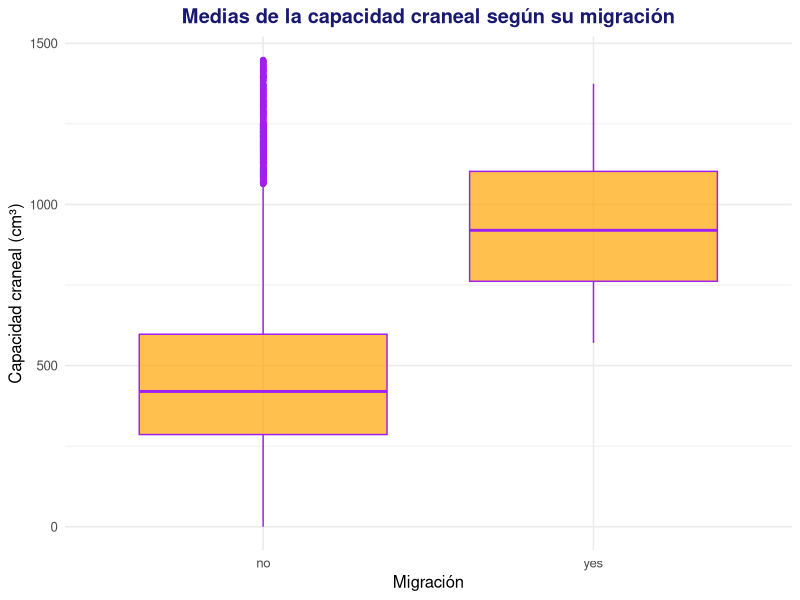
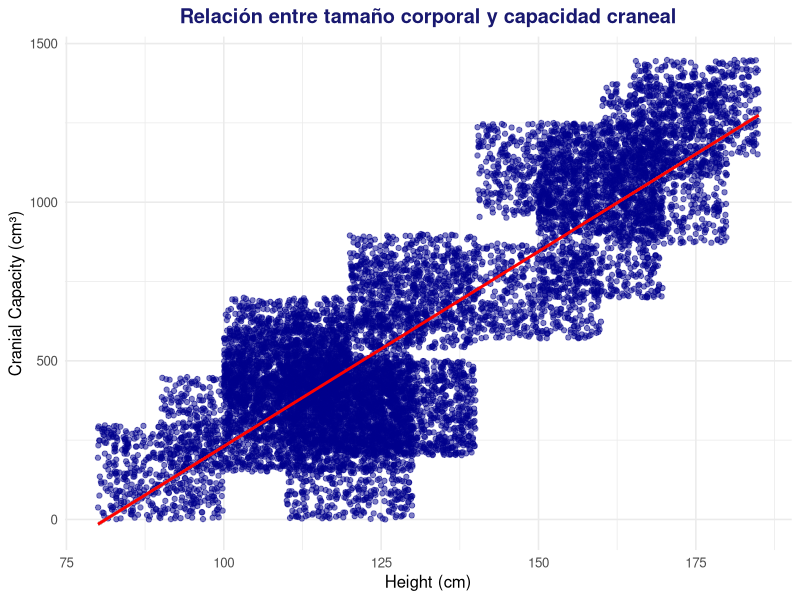
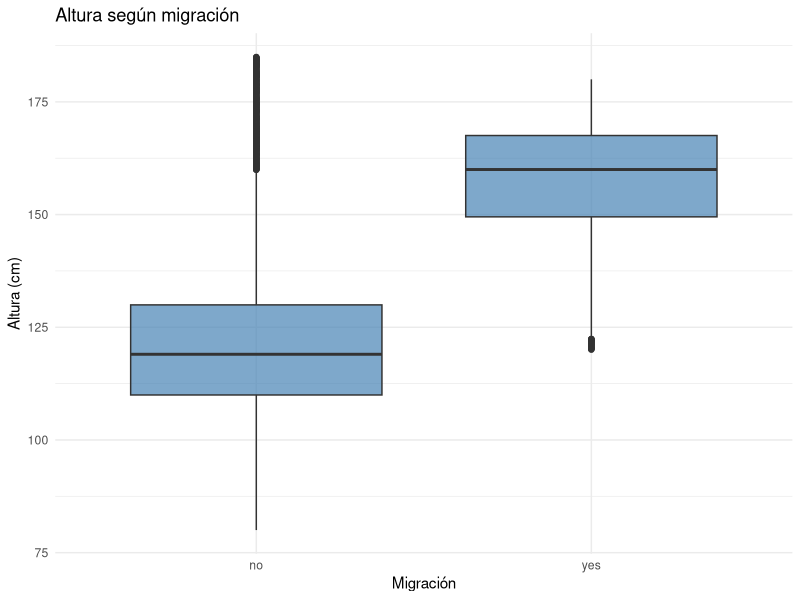
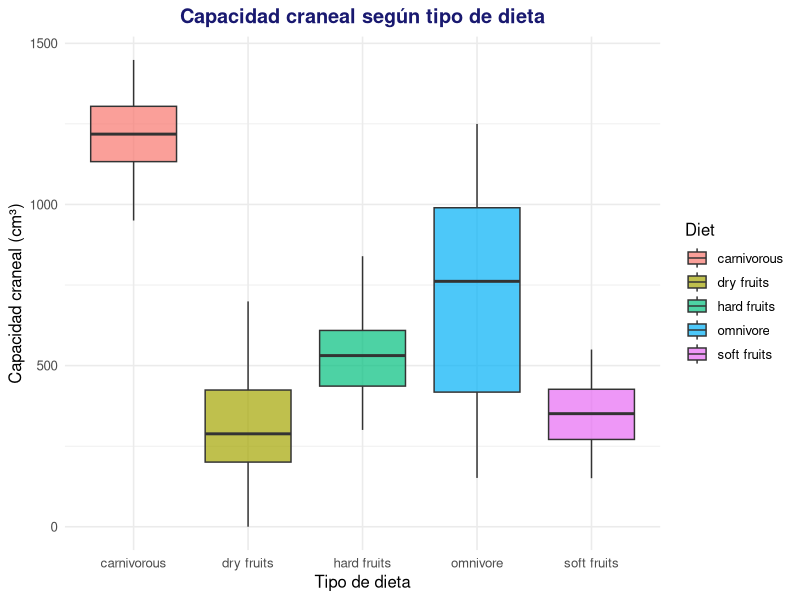
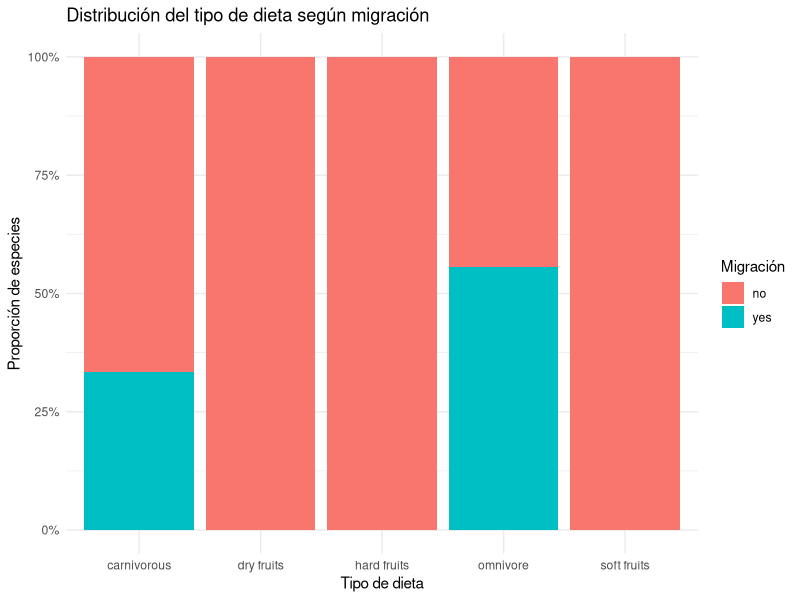

These figures' R source, in order:
## ---- chunk 1
knitr::opts_chunk$set(echo = TRUE)
## ---- chunk 2
# Cargar librerías
library(readr)
library(dplyr)
library(ggplot2)
# Lectura de archivos CSV
hominidos <- read_csv("Hominidos_DataSet.csv")
evolution <- read_csv("Evolution_DataSets.csv")
## ---- chunk 3
PRE_Evo <- evolution %>% 
  select(`Genus_&_Specie`, Time, Location)
knitr::kable(head(PRE_Evo, 10), align = 'c', caption= "Tabla 1. Previsualización de datos de Evolution_DataSets.csv ") #Estamos filtrando los primeros datos de una tabla que hemos generado para previsualizar lo datos y ver con que dataset nos quedamos
## ---- chunk 4
CC_Migrated <- evolution %>% 
  select(Cranial_Capacity, Migrated)
knitr::kable(head(CC_Migrated, 10), align = 'c', caption= "Tabla 2. Previsualización de datos de capacidad craneal frente a migración")
## ---- chunk 5
# Calcular estadísticos descriptivos por grupo (Migrated = yes/no)
mean_by_group <- evolution %>%
  group_by(Migrated) %>%
  summarize(N = n(),
            Media = mean(Cranial_Capacity, na.rm=TRUE),
            Desv = sd(Cranial_Capacity, na.rm=TRUE))
knitr::kable(mean_by_group, digits = 2, 
             caption = "Tabla 3. Estadísticos descriptivos de capacidad craneal según migración")
## ---- chunk 6
ggplot(evolution, aes(x = Migrated, y = Cranial_Capacity)) +
  geom_boxplot(fill = "orange", color = "purple", alpha = 0.7) +
  labs(
    title = "Medias de la capacidad craneal según su migración",
    x = "Migración",
    y = "Capacidad craneal (cm³)"
  ) +
  theme_minimal(base_size = 12) +
  theme(
    plot.title = element_text(face = "bold", hjust = 0.5, color = "midnightblue")
  )
## ---- chunk 7
# Prueba t de Student para Cranial_Capacity entre grupos Migrated
resultado_t <- t.test(Cranial_Capacity ~ Migrated, data = evolution)
resultado_t
## ---- chunk 8
# Seleccionar variables para la segunda hipótesis
Height_Cranial <- evolution %>% 
  select(Height, Cranial_Capacity)

knitr::kable(head(Height_Cranial, 10),
             align= "c",
             caption = "Tabla 4. Previsualización de datos de capacidad craneal frente a altura")
## ---- chunk 9
desc_secondary <- evolution %>%
  summarize(
    N = n(),
    Media_Height = mean(Height, na.rm = TRUE),
    SD_Height = sd(Height, na.rm = TRUE),
    Media_Cranial = mean(Cranial_Capacity, na.rm = TRUE),
    SD_Cranial = sd(Cranial_Capacity, na.rm = TRUE)
  )
knitr::kable(desc_secondary, digits = 2,
             caption = "Tabla 5. Estadísticos descriptivos de capacidad craneal según altura")
## ---- chunk 10
library(ggplot2)

ggplot(evolution, aes(x = Height, y = Cranial_Capacity)) +
  geom_point(alpha = 0.5, color = "darkblue") +
  geom_smooth(method = "lm", se = TRUE, color = "red") +
  labs(
    title = "Relación entre tamaño corporal y capacidad craneal",
    x = "Height (cm)",
    y = "Cranial Capacity (cm³)"
  ) +
  theme_minimal(base_size = 12) +
  theme(
    plot.title = element_text(face = "bold", hjust = 0.5, color = "midnightblue")
  )

## ---- chunk 11
# Prueba de correlación de Pearson entre Height y Cranial_Capacity
resultado_cor <- cor.test(evolution$Height, evolution$Cranial_Capacity)

resultado_cor
## ---- chunk 12
# Seleccionar variables para la segunda hipótesis
Height_migration <- evolution %>% 
  select(Height, Migrated)

knitr::kable(head(Height_migration, 10),
             align= "c",
             caption = "Tabla 5. Previsualización de datos de migración frente a altura")
## ---- chunk 13
ggplot(evolution, aes(x = Migrated, y = Height)) +
  geom_boxplot(alpha = 0.7, fill = "steelblue") +
  labs(
    title = "Altura según migración",
    x = "Migración",
    y = "Altura (cm)"
  ) +
  theme_minimal()
## ---- chunk 14
t.test(Height ~ Migrated, data = evolution)
## ---- chunk 15
Diet_Cranial <- evolution %>% 
  select(Diet, Cranial_Capacity)

knitr::kable(
  head(Diet_Cranial, 10),
  align = "c",
  caption = "Tabla 6. Previsualización de datos de capacidad craneal frente a dieta"
)
## ---- chunk 16
desc_diet <- evolution %>%
  group_by(Diet) %>%
  summarize(
    n = n(),
    Media_Cranial = mean(Cranial_Capacity, na.rm = TRUE),
    SD_Cranial = sd(Cranial_Capacity, na.rm = TRUE)
  )

knitr::kable(desc_diet, digits = 2, 
             align = "c",
             caption = "Tabla 8. Estadísticos descriptivos de capacidad craneal según tipo de dieta")  
## ---- chunk 17
ggplot(evolution, aes(x = Diet, y = Cranial_Capacity, fill = Diet)) +
  geom_boxplot(alpha = 0.7) +
  labs(
    title = "Capacidad craneal según tipo de dieta",
    x = "Tipo de dieta",
    y = "Capacidad craneal (cm³)"
  ) +
  theme_minimal(base_size = 12) +
  theme(
    plot.title = element_text(face = "bold", hjust = 0.5, color = "midnightblue")
  )
## ---- chunk 18
anova_res <- aov(Cranial_Capacity ~ Diet, data = evolution)
summary(anova_res)
## ---- chunk 19
ggplot(evolution, aes(x = Diet, fill = Migrated)) +
  geom_bar(position = "fill") +
  scale_y_continuous(labels = scales::percent) +
  labs(
    title = "Distribución del tipo de dieta según migración",
    x = "Tipo de dieta",
    y = "Proporción de especies",
    fill = "Migración"
  ) +
  theme_minimal()
## ---- chunk 20
tabla_mig_diet <- table(evolution$Migrated, evolution$Diet)
tabla_mig_diet
## ---- chunk 21
chisq.test(tabla_mig_diet)
## ---- chunk 22
session <- sessionInfo()
print(session)
